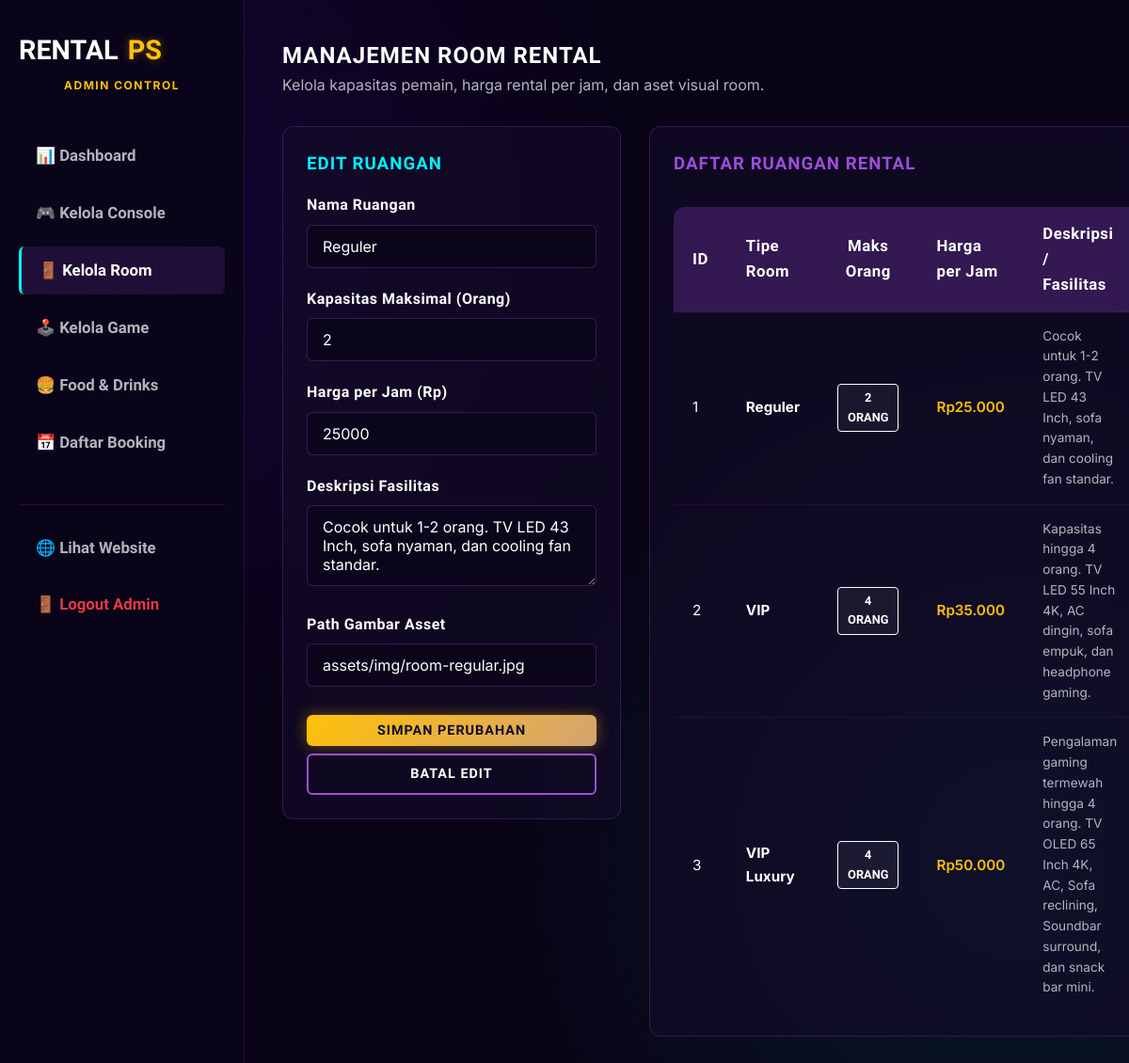
/admin/rooms.php?edit=1 (signed in), run on the app's committed database.
### tables this page shows
CREATE TABLE IF NOT EXISTS `rooms` (
  `id` INT AUTO_INCREMENT PRIMARY KEY,
  `name` VARCHAR(50) NOT NULL,
  `max_people` INT NOT NULL,
  `price_per_hour` DECIMAL(10, 2) NOT NULL,
  `description` TEXT,
  `image` VARCHAR(255) NOT NULL,
  `created_at` TIMESTAMP DEFAULT CURRENT_TIMESTAMP
);

### config/database.php (called while the page is built, shortened)
<?php
function sanitize($data) {
    return htmlspecialchars($data, ENT_QUOTES, 'UTF-8');
}
function format_rupiah($number) {
    return 'Rp' . number_format($number, 0, ',', '.');
}
?>

### admin/rooms.php (the view, shortened to what this page needs)
<?php
require_once dirname(__DIR__) . '/config/database.php';
$edit_mode = false;
$edit_name = '';
$edit_max_people = 2;
$edit_price_per_hour = 25000;
$edit_description = '';
$edit_image = 'assets/img/room-regular.jpg';
if (isset($_GET['edit'])) {
    $edit_mode = true;
    $edit_id = intval($_GET['edit']);
    $stmt_fetch = $db->prepare("SELECT * FROM rooms WHERE id = ?");
    $stmt_fetch->execute([$edit_id]);
    $r_edit = $stmt_fetch->fetch();
    if ($r_edit) {
        $edit_name = $r_edit['name'];
        $edit_max_people = intval($r_edit['max_people']);
        $edit_price_per_hour = floatval($r_edit['price_per_hour']);
        $edit_description = $r_edit['description'];
        $edit_image = $r_edit['image'];
    } else {
        $edit_mode = false;
    }
}
try {
    $rooms = $db->query("SELECT * FROM rooms ORDER BY id ASC")->fetchAll();
} catch (PDOException $e) {
    die("Database query error: " . $e->getMessage());
}
?>
<!DOCTYPE html>
<html lang="id">
<head>
    <link rel="stylesheet" href="../assets/css/style.css">
</head>
<body>
    <div class="admin-layout">
        <?php include_once __DIR__ . '/sidebar.php'; ?>
        <main class="admin-main">
            <div class="admin-header">
                <div>
                    <h2>Manajemen Room Rental</h2>
                    <p class="text-muted">Kelola kapasitas pemain, harga rental per jam, dan aset visual room.</p>
                </div>
            </div>
            <div class="payment-grid" style="grid-template-columns: 360px 1fr;">
                <div>
                    <div class="card">
                        <h3 class="text-cyan mb-3"><?= $edit_mode ? 'Edit Ruangan' : 'Tambah Ruangan Baru' ?></h3>
                        <form action="rooms.php" method="POST">
                            <div class="form-group">
                                <label for="name" class="form-label">Nama Ruangan</label>
                                <input type="text" id="name" name="name" class="form-control" placeholder="Contoh: VIP Premium" required value="<?= sanitize($edit_mode ? $edit_name : '') ?>">
                            </div>
                            <div class="form-group">
                                <label for="max_people" class="form-label">Kapasitas Maksimal (Orang)</label>
                                <input type="number" id="max_people" name="max_people" class="form-control" placeholder="Maksimal orang" min="1" required value="<?= $edit_mode ? $edit_max_people : 2 ?>">
                            </div>
                            <div class="form-group">
                                <label for="price_per_hour" class="form-label">Harga per Jam (Rp)</label>
                                <input type="number" id="price_per_hour" name="price_per_hour" class="form-control" placeholder="Harga dalam Rp" min="1000" step="1000" required value="<?= $edit_mode ? $edit_price_per_hour : 25000 ?>">
                            </div>
                            <div class="form-group">
                                <label for="description" class="form-label">Deskripsi Fasilitas</label>
                                <textarea id="description" name="description" class="form-control" rows="3" placeholder="Fasilitas AC, TV Size, Sofa..."><?= sanitize($edit_mode ? $edit_description : '') ?></textarea>
                            </div>
                            <div class="form-group">
                                <label for="image" class="form-label">Path Gambar Asset</label>
                                <input type="text" id="image" name="image" class="form-control" placeholder="assets/img/room-vip.jpg" required value="<?= sanitize($edit_mode ? $edit_image : 'assets/img/room-regular.jpg') ?>">
                            </div>
                            <button type="submit" class="btn btn-secondary btn-sm" style="width: 100%; margin-top: 10px;">
                                <?= $edit_mode ? 'Simpan Perubahan' : 'Tambah Ruangan' ?>
                            </button>
                            <?php if ($edit_mode): ?>
                                <a href="rooms.php" class="btn btn-outline btn-sm" style="width: 100%; margin-top: 8px; text-align: center; display: block;">Batal Edit</a>
                            <?php endif; ?>
                        </form>
                    </div>
                </div>
                <div>
                    <div class="card" style="padding: 25px;">
                        <h3 class="text-purple mb-3">Daftar Ruangan Rental</h3>
                        <div class="table-responsive">
                            <table class="custom-table" style="background: transparent;">
                                <thead>
                                    <tr>
                                        <th style="width: 60px;">ID</th>
                                        <th>Tipe Room</th>
                                        <th style="text-align: center;">Maks Orang</th>
                                        <th>Harga per Jam</th>
                                        <th>Deskripsi / Fasilitas</th>
                                    </tr>
                                </thead>
                                <tbody>
                                    <?php foreach ($rooms as $r): ?>
                                        <tr>
                                            <td><?= $r['id'] ?></td>
                                            <td><strong><?= sanitize($r['name']) ?></strong></td>
                                            <td style="text-align: center;"><span class="badge badge-pending" style="color:#fff; border-color:#fff; background:rgba(255,255,255,0.05);"><?= $r['max_people'] ?> Orang</span></td>
                                            <td class="text-gold" style="font-weight:600;"><?= format_rupiah($r['price_per_hour']) ?></td>
                                            <td style="max-width: 250px; font-size: 0.85rem;" class="text-muted"><?= sanitize($r['description']) ?></td>
                                        </tr>
                                    <?php endforeach; ?>
                                </tbody>
                            </table>
                        </div>
                    </div>
                </div>
            </div>
        </main>
    </div>
</body>
</html>

### assets/css/style.css (style rules this page uses)
:root { --bg-dark: #080315; --bg-card: rgba(20, 12, 40, 0.65); --bg-card-hover: rgba(30, 18, 60, 0.85); --bg-input: rgba(10, 5, 25, 0.8); --primary: #9d4edd; --primary-glow: rgba(157, 78, 221, 0.5); --secondary: #ffc107; --secondary-glow: rgba(255, 193, 7, 0.4); --cyan: #00f0ff; --cyan-glow: rgba(0, 240, 255, 0.4); --text-light: #ffffff; --text-muted: #b5b3bc; --text-dark: #120b2e; --border-glass: 1px solid rgba(157, 78, 221, 0.25); --border-glass-hover: 1px solid rgba(0, 240, 255, 0.5); --radius-sm: 6px; --radius-md: 12px; --radius-lg: 20px; --transition: all 0.3s cubic-bezier(0.25, 0.8, 0.25, 1); --font-heading: 'Rajdhani', sans-serif; --font-body: 'Inter', sans-serif; }
* { margin: 0; padding: 0; box-sizing: border-box; }
body { background-color: var(--bg-dark); color: var(--text-light); font-family: var(--font-body); line-height: 1.6; overflow-x: hidden; min-height: 100vh; display: flex; flex-direction: column; background-image: radial-gradient(circle at 10% 20%, rgba(93, 12, 228, 0.15) 0%, transparent 40%), radial-gradient(circle at 90% 80%, rgba(0, 240, 255, 0.1) 0%, transparent 40%); background-attachment: fixed; }
h1, h2, h3, h4, h5, h6 { font-family: var(--font-heading); font-weight: 700; letter-spacing: 1px; text-transform: uppercase; }
a { color: inherit; text-decoration: none; transition: var(--transition); }
.text-gold { color: var(--secondary); }
.text-cyan { color: var(--cyan); }
.text-purple { color: var(--primary); }
.text-muted { color: var(--text-muted); }
.btn { display: inline-flex; align-items: center; justify-content: center; padding: 12px 28px; font-family: var(--font-heading); font-size: 1.1rem; font-weight: 700; text-transform: uppercase; border-radius: var(--radius-sm); border: none; cursor: pointer; transition: var(--transition); position: relative; overflow: hidden; letter-spacing: 1px; }
.btn-secondary { background: linear-gradient(135deg, var(--secondary) 0%, #d4a373 100%); color: var(--text-dark); box-shadow: 0 0 15px var(--secondary-glow); }
.btn-outline { background: transparent; color: var(--text-light); border: 2px solid var(--primary); }
.btn-sm { padding: 8px 16px; font-size: 0.9rem; }
.card { background: var(--bg-card); border: var(--border-glass); border-radius: var(--radius-md); padding: 25px; backdrop-filter: blur(10px); -webkit-backdrop-filter: blur(10px); transition: var(--transition); position: relative; overflow: hidden; }
.form-group { margin-bottom: 20px; }
.form-label { display: block; margin-bottom: 8px; font-family: var(--font-heading); font-weight: 600; font-size: 1rem; letter-spacing: 0.5px; color: var(--text-light); }
.form-control { width: 100%; background-color: var(--bg-input); border: 1px solid rgba(157, 78, 221, 0.3); border-radius: var(--radius-sm); padding: 12px 16px; color: var(--text-light); font-family: var(--font-body); font-size: 1rem; transition: var(--transition); }
.form-control::placeholder { color: rgba(255, 255, 255, 0.3); }
.table-responsive { overflow-x: auto; width: 100%; }
.custom-table { width: 100%; border-collapse: collapse; background: var(--bg-card); border-radius: var(--radius-md); overflow: hidden; margin-top: 15px; text-align: left; }
.custom-table th { background: rgba(157, 78, 221, 0.25); padding: 15px 20px; font-family: var(--font-heading); font-size: 1.05rem; font-weight: 700; letter-spacing: 0.5px; border-bottom: 1px solid rgba(157, 78, 221, 0.3); }
.custom-table td { padding: 15px 20px; border-bottom: 1px solid rgba(157, 78, 221, 0.1); font-size: 0.95rem; vertical-align: middle; }
.custom-table tr:last-child td { border-bottom: none; }
.badge { display: inline-block; padding: 4px 10px; border-radius: 4px; font-size: 0.8rem; font-weight: 700; text-transform: uppercase; font-family: var(--font-heading); }
.badge-pending { background: rgba(255, 193, 7, 0.15); color: var(--secondary); border: 1px solid var(--secondary); }
.payment-grid { display: grid; grid-template-columns: 1.2fr 0.8fr; gap: 30px; }
.admin-layout { display: grid; grid-template-columns: 260px 1fr; min-height: 100vh; }
.admin-main { padding: 40px; overflow-y: auto; }
.admin-header { display: flex; justify-content: space-between; align-items: center; margin-bottom: 30px; }
.mb-3 { margin-bottom: 15px; }

### data on the page
rooms: name "Reguler", max_people "2", price_per_hour "25000", description "Cocok untuk 1-2 orang. TV LED 43 Inch, sofa nyaman, dan cooling fan standar.", image "assets/img/room-regular.jpg", id "1", price_per_hour "Rp25.000"
rooms: id "2", name "VIP", max_people "4", price_per_hour "Rp35.000", description "Kapasitas hingga 4 orang. TV LED 55 Inch 4K, AC dingin, sofa empuk, dan headphone gaming."
rooms: id "3", name "VIP Luxury", max_people "4", price_per_hour "Rp50.000", description "Pengalaman gaming termewah hingga 4 orang. TV OLED 65 Inch 4K, AC, Sofa reclining, Soundbar surround, dan snack bar mini."
